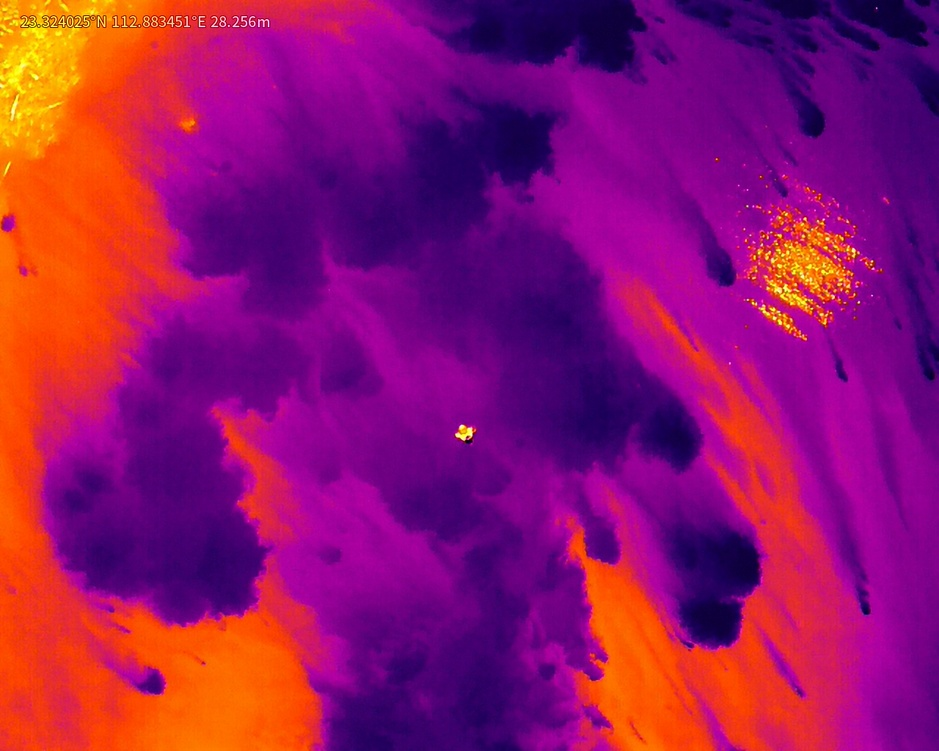
#> input picture 水面/src/T.JPG, 939 x 751 px, shrunk from 1280 x 1024 before the run
$ python '05-多个轮廊.py'
#> lines starting #> are read from the running program, lines starting #| are printed output that depends on the picture; after the words box and inside, x2 and y2 are one past the last pixel; in counts of white or black regions, pixels touching at a corner belong together
import cv2
import numpy as np
import matplotlib.pyplot as plt
image_path = 'src/T.JPG'
# 读取红外图像
image = cv2.imread(image_path, cv2.IMREAD_GRAYSCALE)
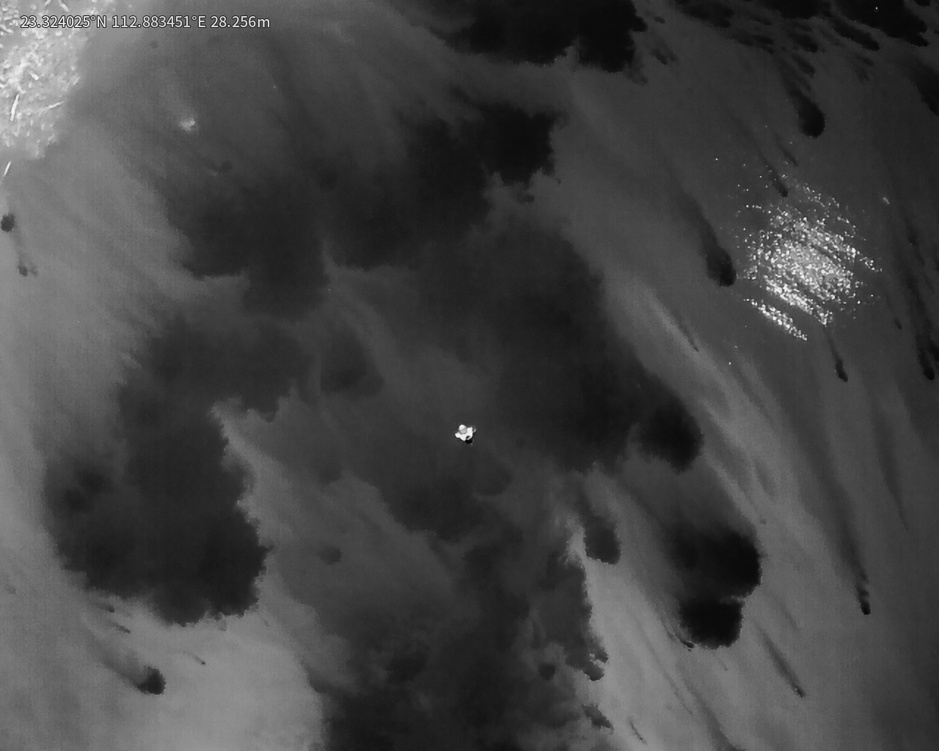
#> image: shape (751, 939); min 1, max 250, mean 67.3

# 使用全局阈值分割低温区
_, thresholded = cv2.threshold(image, 40, 255, cv2.THRESH_BINARY_INV)
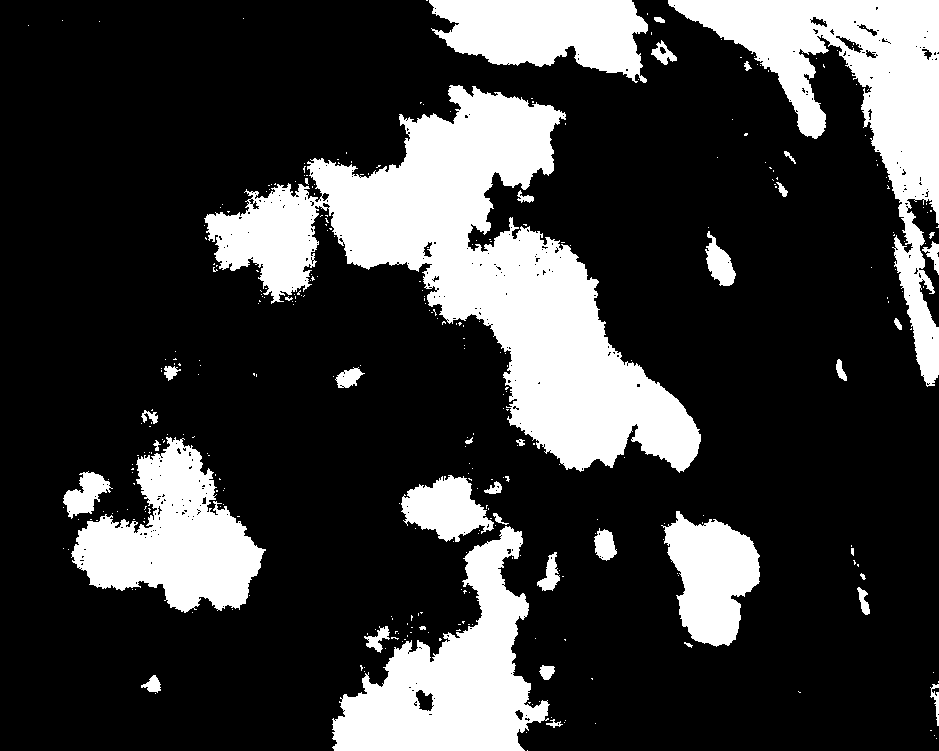
#> thresholded: shape (751, 939); 23.4% white; 343 white regions (303 under 20 px)

# 查找轮廓
contours, _ = cv2.findContours(thresholded, cv2.RETR_EXTERNAL, cv2.CHAIN_APPROX_SIMPLE)
#> contours = 339 contours, 306 with area under 20; largest, box (x1, y1, x2, y2) and area: (204, 85, 701, 473) 64186, (668, 0, 939, 387) 27977, (332, 526, 550, 751) 21946, (71, 437, 266, 613) 17410, (429, 0, 648, 83) 12053

# 按面积排序，找到前五个面积最大的轮廓
contours = sorted(contours, key=cv2.contourArea, reverse=True)[:5]
#> contours = 5 contours; box (x1, y1, x2, y2) and area: (204, 85, 701, 473) 64186, (668, 0, 939, 387) 27977, (332, 526, 550, 751) 21946, (71, 437, 266, 613) 17410, (429, 0, 648, 83) 12053

# 创建彩色图像以绘制结果
output_image_ellipse = cv2.cvtColor(image, cv2.COLOR_GRAY2BGR)
output_image_hull = cv2.cvtColor(image, cv2.COLOR_GRAY2BGR)
output_image_rect = cv2.cvtColor(image, cv2.COLOR_GRAY2BGR)

# 为每个轮廓进行拟合并绘制结果
for contour in contours:
    # 拟合最小外接椭圆
    if len(contour) >= 5:  # 拟合椭圆要求至少有5个点
        ellipse = cv2.fitEllipse(contour)
        cv2.ellipse(output_image_ellipse, ellipse, (0, 255, 0), 2)

    # 计算凸包
    hull = cv2.convexHull(contour)
    cv2.drawContours(output_image_hull, [hull], 0, (0, 255, 0), 2)


    # 拟合最小外接矩形
    rect = cv2.minAreaRect(contour)
    box = cv2.boxPoints(rect)
    box = np.int0(box)
    cv2.drawContours(output_image_rect, [box], 0, (0, 255, 0), 2)
#> this loop made 5 passes
#> (ellipse, rect, box) on passes 1 to 5: (((457.2, 280.8), (317.9, 444.2), 122.8), ((497.3, 252.4), (310.1, 545), -60.63), [[658, 521], [183, 253], [335, -16], [810, 250]]), (((937, 83.72), (219.2, 414.4), 144.8), ((803, 193), (386, 270), -90), [[938, 386], [668, 386], [668, 0], [938, 0]]), (((676.8, 35.9), (271.7, 1189.2), 0), ((440.5, 638), (224, 217), -90), [[549, 750], [332, 750], [332, 526], [549, 526]]), (((170.9, 536.1), (159.1, 169.7), 128.5), ((178.4, 545.9), (172.5, 175.4), -50.58), [[191, 668], [55, 556], [165, 423], [300, 534]]), (((538, 22.16), (95.36, 237.2), 102.2), ((538, 41), (82, 218), -90), [[647, 82], [429, 82], [429, 0], [647, 0]])
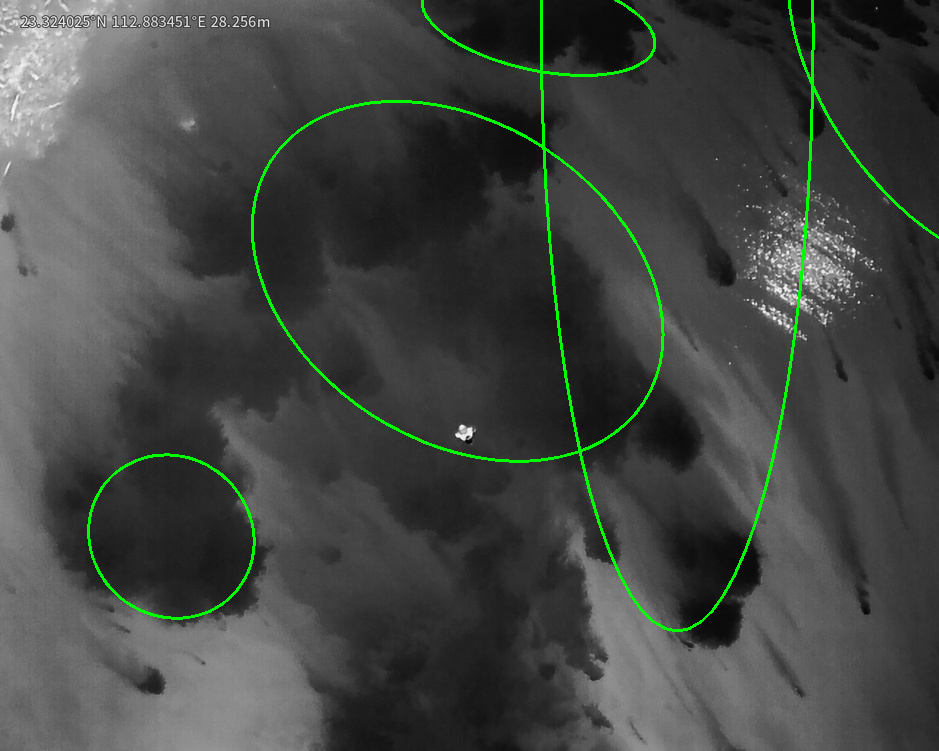
#> output_image_ellipse: shape (751, 939, 3); mean B, G, R 66.5, 70.4, 66.5
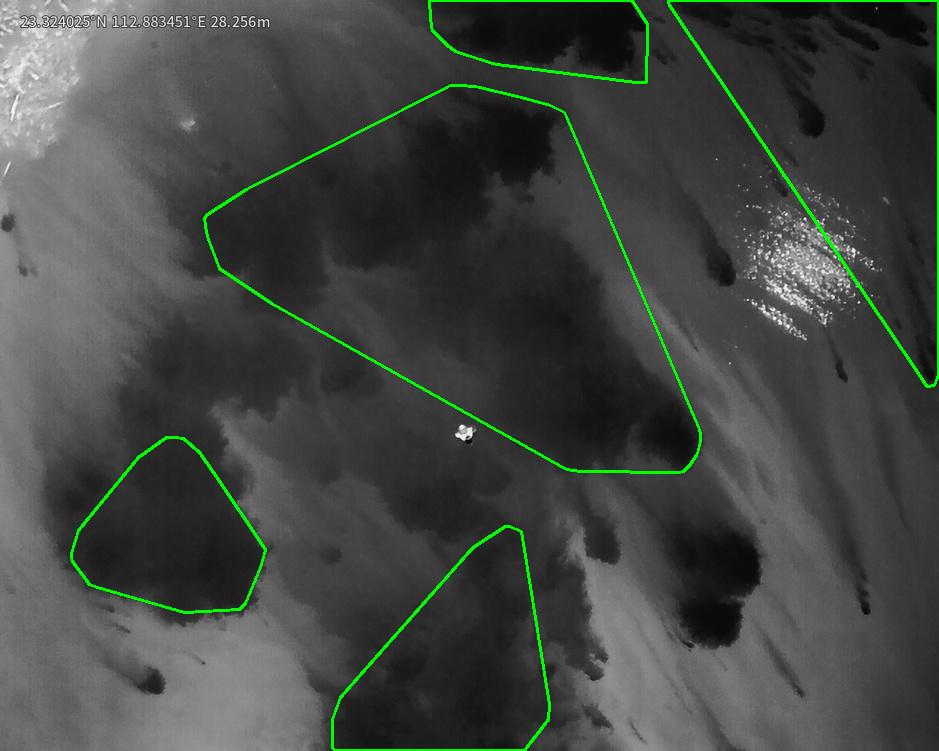
#> output_image_hull: shape (751, 939, 3); mean B, G, R 66.4, 70.7, 66.4
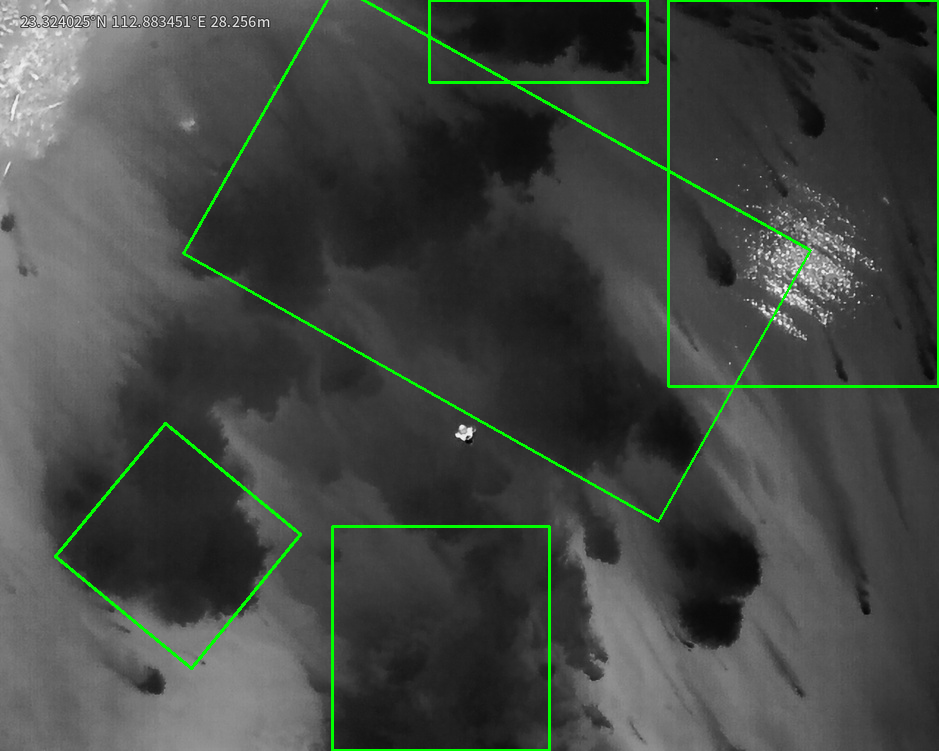
#> output_image_rect: shape (751, 939, 3); mean B, G, R 66.1, 71.2, 66.1

# 显示结果
plt.figure(figsize=(18, 6))

plt.subplot(1, 3, 1)
plt.imshow(cv2.cvtColor(output_image_ellipse, cv2.COLOR_BGR2RGB))
plt.title('Min Enclosing Ellipse')

plt.subplot(1, 3, 2)
plt.imshow(cv2.cvtColor(output_image_hull, cv2.COLOR_BGR2RGB))
plt.title('Convex Hull')

plt.subplot(1, 3, 3)
plt.imshow(cv2.cvtColor(output_image_rect, cv2.COLOR_BGR2RGB))
plt.title('Min Area Rectangle')

plt.show()

$ run again, with 水面/src/T2.JPG copied over 水面/src/T.JPG
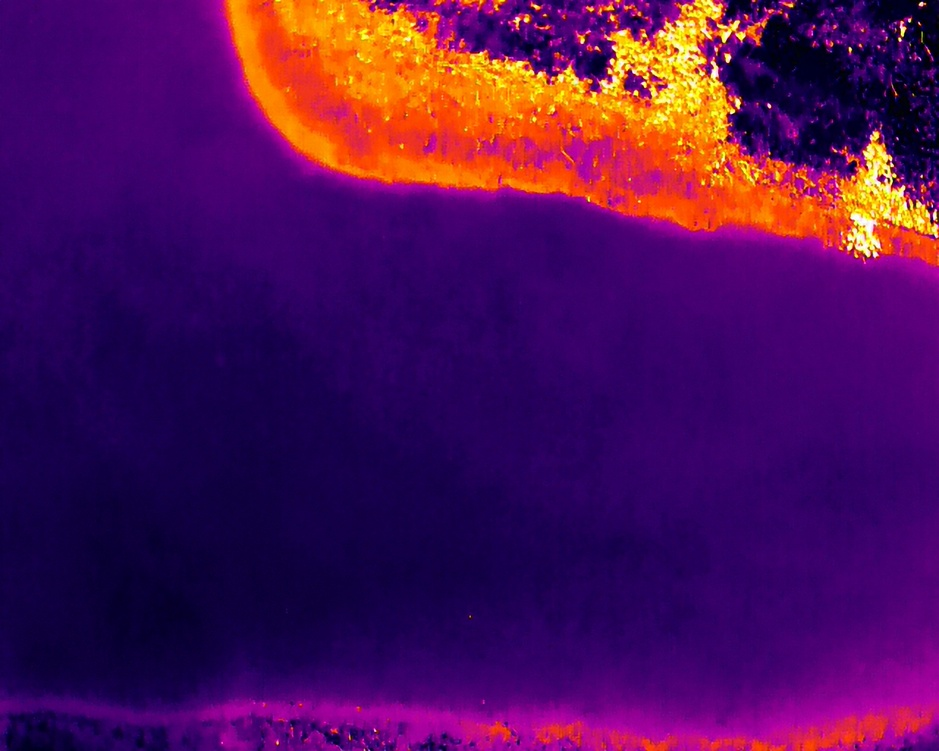
#> input picture 水面/src/T2.JPG, 939 x 751 px, shrunk from 1280 x 1024 before the run
#> `_, thresholded = cv2.threshold(image, 40, 255, cv2.THRESH_BINARY_INV)`:
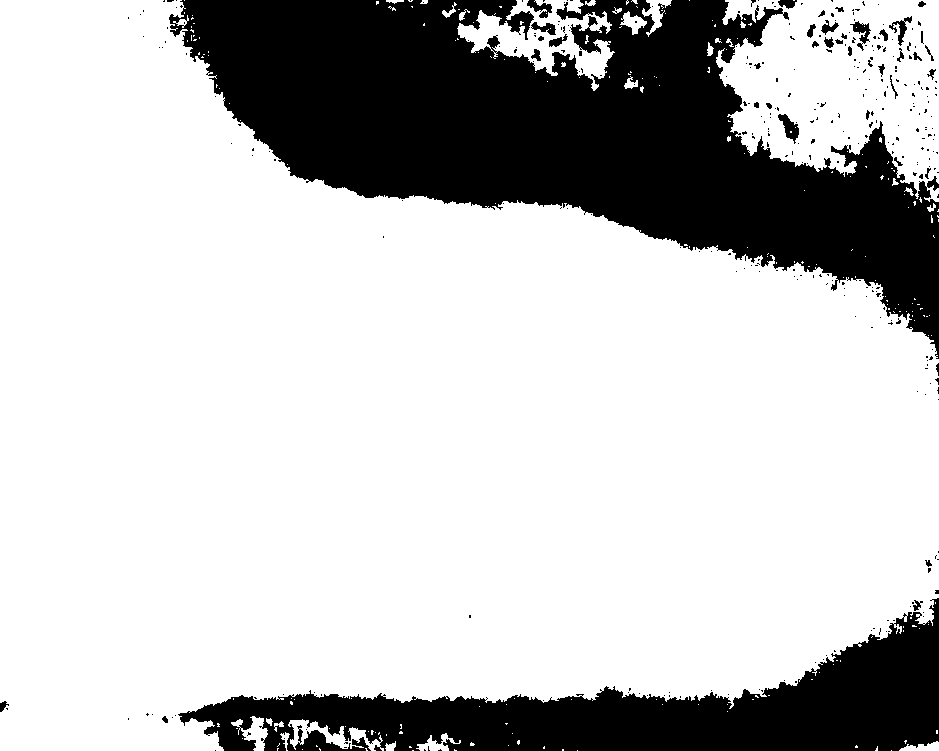
#> thresholded: shape (751, 939); 75.6% white; 353 black regions (313 under 20 px)
#> `contours, _ = cv2.findContours(thresholded, cv2.RETR_EXTERNAL, cv2.CHA..`: contours = 221 contours, 198 with area under 20; largest, box (x1, y1, x2, y2) and area: (0, 0, 939, 751) 491450, (716, 0, 939, 202) 31652, (457, 0, 615, 91) 5588, (288, 719, 384, 751) 922, (231, 716, 268, 751) 485
#> `contours = sorted(contours, key=cv2.contourArea, reverse=True)[:5]`: contours = 5 contours; box (x1, y1, x2, y2) and area: (0, 0, 939, 751) 491450, (716, 0, 939, 202) 31652, (457, 0, 615, 91) 5588, (288, 719, 384, 751) 922, (231, 716, 268, 751) 485
#> the loop `for contour in contours:` made 5 passes
#> (ellipse, rect, box) on passes 1 to 3: (((-2624.8, -23.93), (1024.7, 7364.1), 98.55), ((469, 375), (750, 938), -90), [[938, 750], [0, 750], [0, 0], [938, 0]]), (((845, 92.65), (166.4, 274), 108.9), ((827, 100.5), (201, 222), -90), [[938, 201], [716, 201], [716, 0], [938, 0]]), (((547, 39.69), (70.41, 143.2), 98.96), ((538.5, 30.22), (81.76, 157), -72.7), [[601, 92], [451, 45], [475, -32], [625, 14]])
#> after the loop `for contour in contours:`:
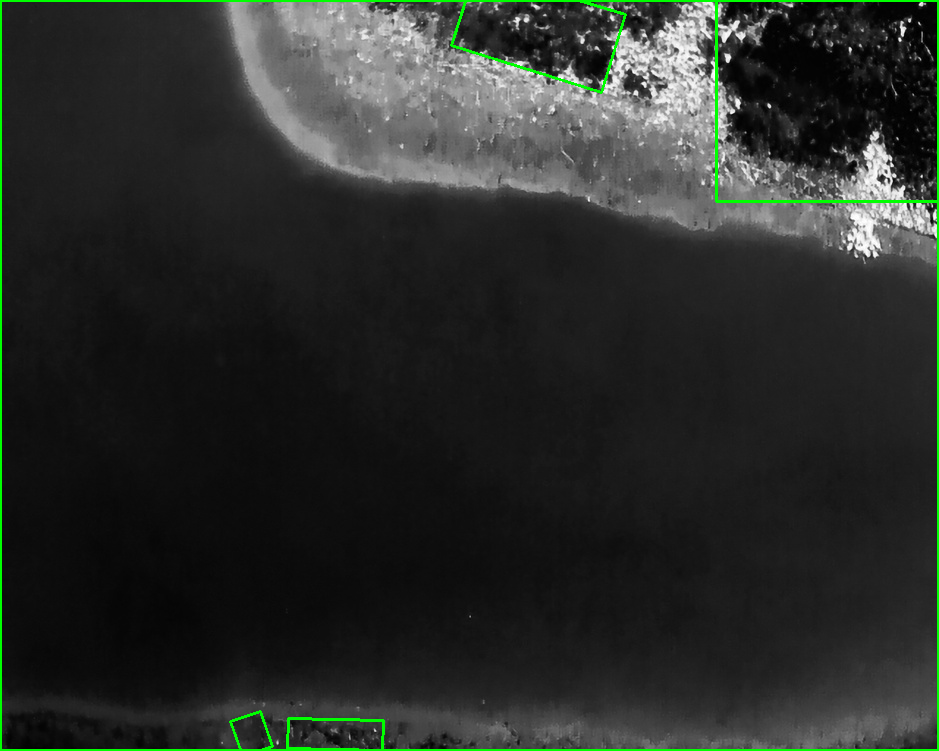
#> output_image_rect: shape (751, 939, 3); mean B, G, R 41.7, 45.3, 41.7
